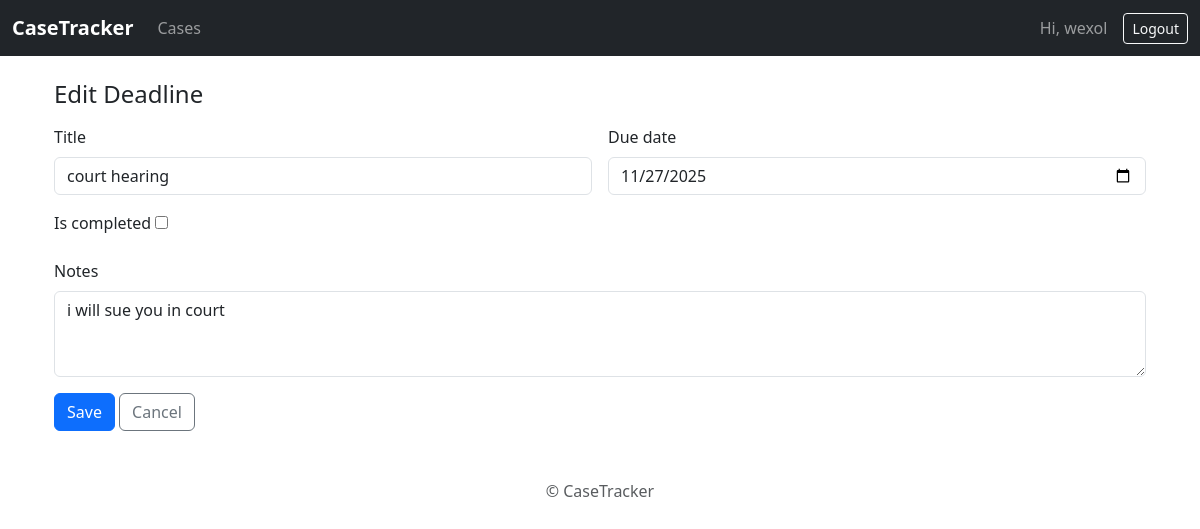
Page /deadlines/1/edit/ (signed in) on the committed database.
### cases/models.py (models this page shows, shortened)
class Deadline(models.Model):
    case = models.ForeignKey(Case, on_delete=models.CASCADE, related_name="deadlines")
    title = models.CharField(max_length=200)
    due_date = models.DateField()
    is_completed = models.BooleanField(default=False)
    notes = models.TextField(blank=True)
    created_at = models.DateTimeField(auto_now_add=True)
    class Meta:
        ordering = ["is_completed", "due_date"]

### cases/views.py (the view, shortened to what this page needs)
# urls.py: path('deadlines/<int:pk>/edit/', views.DeadlineUpdateView.as_view(), name='deadline_update'),
class DeadlineUpdateView(ObjectCaseAccessMixin, UpdateView):
    template_name = "cases/deadline_form.html"
    form_class = DeadlineForm
    model = Deadline

### cases/forms.py (shortened to what this page needs)
class DeadlineForm(StyledFormMixin, forms.ModelForm):
    class Meta:
        model = Deadline
        fields = ["title", "due_date", "is_completed", "notes"]
        widgets = {
            "due_date": forms.DateInput(attrs={"type": "date"}),
            "notes": forms.Textarea(attrs={"rows": 3, "placeholder": "Additional notes about this deadline..."}),
        }

### cases/mixins.py (called while the page is built)
    def has_case_access(self, case: Case) -> bool:
        user = self.request.user
        return case.owner_id == user.id or case.team.filter(id=user.id).exists() or user.is_superuser

    def dispatch(self, request, *args, **kwargs):
        obj = self.get_object()
        case = obj if hasattr(obj, "owner") and hasattr(obj, "team") else getattr(obj, "case", None)
        if case is None:
            raise PermissionDenied("Invalid object: missing case context.")
        if not self.has_case_access(case):
            raise PermissionDenied("You do not have permission to access this case.")
        return super(CaseAccessMixin, self).dispatch(request, *args, **kwargs)

### cases/templates/cases/deadline_form.html (shortened to what this page needs)
{% extends "cases/base.html" %}
{% block content %}
<div class="container mt-4">
  <h1 class="h4 mb-3">
    {% if object %}
      Edit Deadline
    {% else %}
      Add Deadline
    {% endif %}
  </h1>
  <form method="post" novalidate>
    <div class="row g-3">
      {% for field in form %}
        {% if field.name == 'notes' %}
          <div class="col-md-12">
        {% else %}
          <div class="col-md-6">
        {% endif %}
            <label class="form-label">{{ field.label }}</label>
            {{ field }}
          </div>
      {% endfor %}
    </div>
    <div class="mt-3">
      <button type="submit" class="btn btn-primary">Save</button>
      <a href="{% if object %}{% url 'cases:case_detail' object.case.pk %}{% else %}javascript:history.back(){% endif %}" class="btn btn-outline-secondary">Cancel</a>
    </div>
  </form>
</div>
{% endblock %}

### cases/templates/cases/base.html (shortened to what this page needs)
{% load static %}
<!doctype html>
<html lang="en">
<head>
  <link href="https://cdn.jsdelivr.net/npm/bootstrap@5.3.3/dist/css/bootstrap.min.css" rel="stylesheet">
  <link rel="stylesheet" href="{% static 'app.css' %}">
</head>
<body>
<nav class="navbar navbar-expand-lg navbar-dark bg-dark">
  <div class="container-fluid">
    <a class="navbar-brand fw-semibold" href="{% url 'cases:dashboard' %}">CaseTracker</a>
    <div class="collapse navbar-collapse" id="nav">
      {% if user.is_authenticated %}
      <ul class="navbar-nav me-auto mb-2 mb-lg-0">
        <li class="nav-item"><a class="nav-link" href="{% url 'cases:case_list' %}">Cases</a></li>
      </ul>
      <span class="navbar-text me-3">Hi, {{ user.get_username }}</span>
      <a class="btn btn-outline-light btn-sm" href="{% url 'logout' %}">Logout</a>
      {% else %}
      <a class="btn btn-outline-light btn-sm ms-auto" href="{% url 'login' %}">Login</a>
      {% endif %}
    </div>
  </div>
</nav>
<main class="container my-4">
  {% block content %}{% endblock %}
</main>
<footer class="text-center text-muted py-4">© {{ now|date:"Y" }} CaseTracker</footer>
</body>
</html>

### rows in the picture
Deadline: form "court hearing" "11/27/2025" "i will sue you in court"

### other values in the picture
{{ user.get_username }} "wexol"
{{ field.label }} "Title" "Due date" "Is completed" "Notes"
